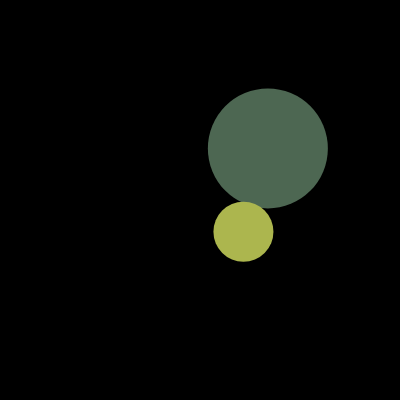
Frame 1 (no input)
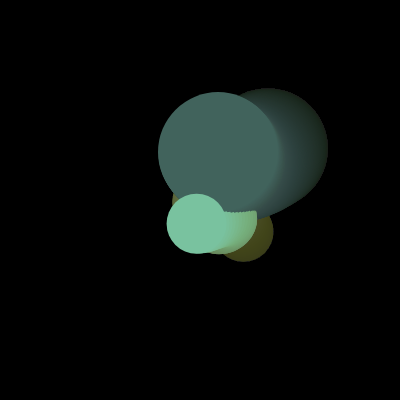
Frame 60 (no input)
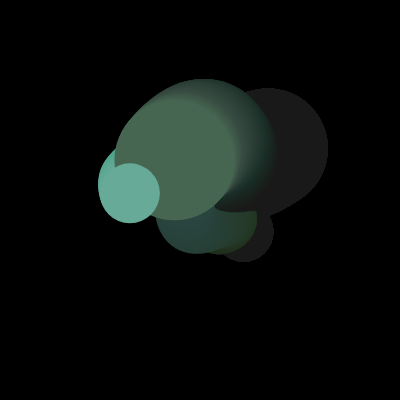
Frame 120 (the mouse pressed at the canvas centre since frame 60)

The p5.js sketch that drew these frames (run headless with seeded random() and noise() and a simulated clock; from frame 60 on, the mouse is pressed at the canvas centre):

// p5.js sketch
// ── sketch.js
var t;
var t1;

function setup(){
  createCanvas(400, 400);
  background(0);
  t=0;
  t1=0;
}

function draw(){
  //il secondo valore è l'opacità
  background (0, 5);
  
  var x = width * noise(t);
  var y = height * noise(t+5);
  var r = 255 * noise(t+6);
  var g = 255 * noise(t+7);
  var b = 255 * noise(t+8);
  
  var x2 = width * noise(t1+11);
  var y2 = height * noise(t1+15);
  var r2 = 255 * noise(t1+19);
  var g2 = 255 * noise(t1+23);
  var b2 = 255 * noise(t1+27);
  
  
  noStroke();
  fill(r, g, b);
  ellipse(x, y, 120, 120);
  
  noStroke();
  fill (r2, g2, b2);
  ellipse(x2, y2, 60, 60);
  
  t = t + 0.003;
  t1 = t1 + 0.01;
}
